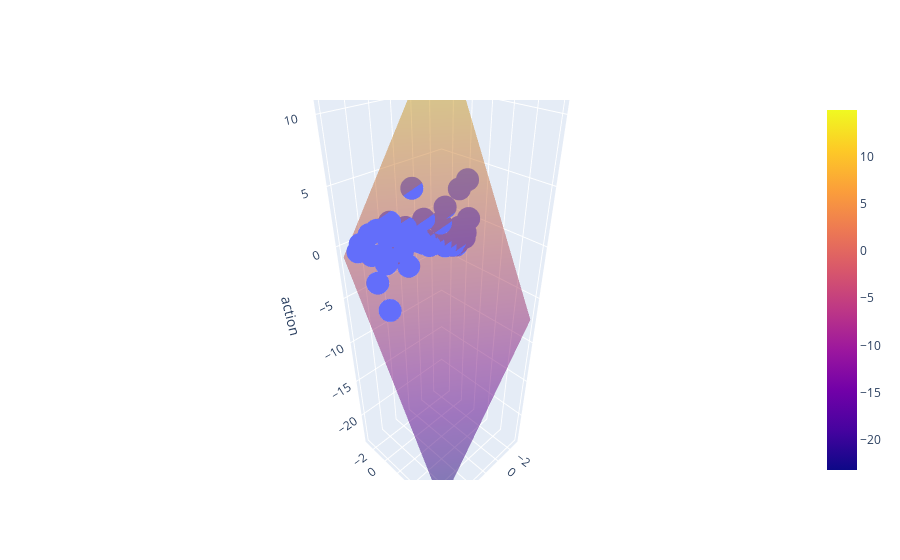

Notebook code for this chart:
### Code cell
if env_name == "pendulum":
    import plotly.graph_objects as go
    fig = go.Figure()
    x, y, z= obs[:, 0], obs[:, 1], actions[:, 0]
    fig.add_trace(go.Scatter3d(x=x, y=y, z=z, mode="markers"))

    x, y = jnp.linspace(-3, 8, 10), jnp.linspace(-3, 8, 10)
    xs, ys = jnp.meshgrid(x, y)
    xs, ys = xs.reshape(-1), ys.reshape(-1)
    K, x0, z0 = Ks[0], obs[0], actions[0,0]
    z = jax.vmap(lambda x, y: jnp.squeeze(K @ (jnp.stack((x,y)) - x0) + z0))(xs, ys)
    z = z.reshape((x.shape[0], y.shape[0]))
    fig.add_trace(go.Surface(x=x, y=y, z=z, opacity=0.5))

    fig.update_layout(scene=dict(xaxis_title="angle", yaxis_title="vel", zaxis_title="action"))
    fig.show()

### Figure 1 — Plotly figure (JSON) as saved in the notebook; plotly's stock layout.template omitted (floating-point values rounded to 4 significant figures; data arrays with more than 128 entries replaced by an {"elided": "..."} marker saying what was removed)
{"data": [{"mode": "markers", "type": "scatter3d", "x": {"elided": "300 float values"}, "y": {"elided": "300 float values"}, "z": {"elided": "300 float values"}}, {"opacity": 0.5, "type": "surface", "x": [-3, -1.778, -0.5556, 0.6667, 1.889, 3.111, 4.333, 5.556, 6.778, 8], "y": [-3, -1.778, -0.5556, 0.6667, 1.889, 3.111, 4.333, 5.556, 6.778, 8], "z": [[14.93, 13.17, 11.4, 9.642, 7.878, 6.115, 4.351, 2.588, 0.8243, -0.9391], [12.46, 10.7, 8.932, 7.168, 5.405, 3.641, 1.878, 0.1145, -1.649, -3.412], [9.985, 8.222, 6.459, 4.695, 2.932, 1.168, -0.5953, -2.359, -4.122, -5.886], [7.512, 5.749, 3.985, 2.222, 0.4584, -1.305, -3.068, -4.832, -6.595, -8.359], [5.039, 3.275, 1.512, -0.2514, -2.015, -3.778, -5.542, -7.305, -9.069, -10.83], [2.566, 0.8023, -0.9612, -2.725, -4.488, -6.252, -8.015, -9.778, -11.54, -13.31], [0.09247, -1.671, -3.434, -5.198, -6.961, -8.725, -10.49, -12.25, -14.02, -15.78], [-2.381, -4.144, -5.908, -7.671, -9.435, -11.2, -12.96, -14.72, -16.49, -18.25], [-4.854, -6.617, -8.381, -10.14, -11.91, -13.67, -15.43, -17.2, -18.96, -20.72], [-7.327, -9.091, -10.85, -12.62, -14.38, -16.14, -17.91, -19.67, -21.43, -23.2]]}], "layout": {"scene": {"xaxis": {"title": {"text": "angle"}}, "yaxis": {"title": {"text": "vel"}}, "zaxis": {"title": {"text": "action"}}}}}
